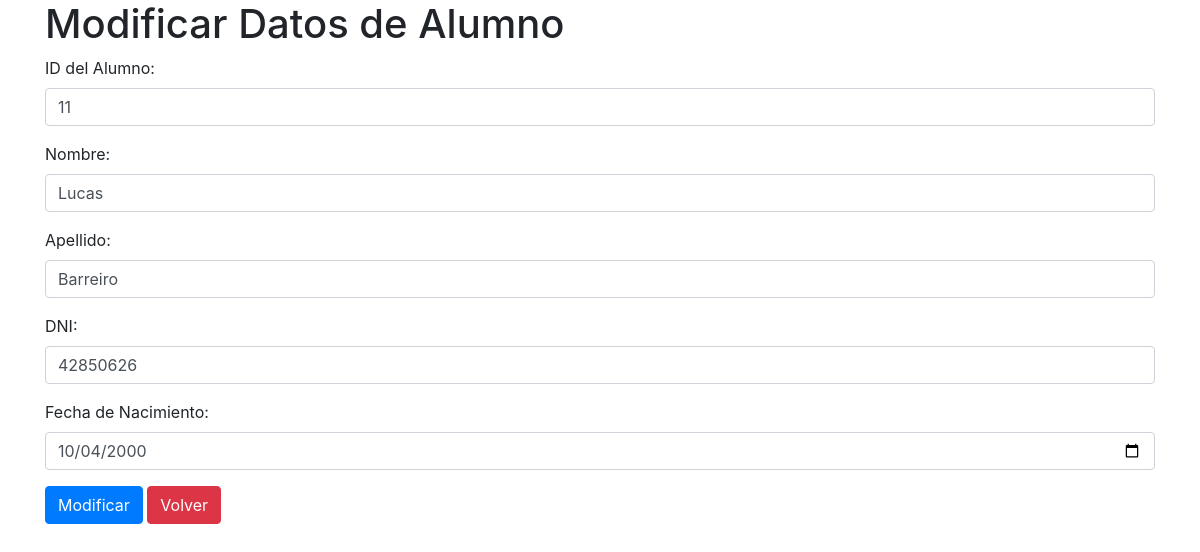
/alumno/updateAlumno.php?id=11, run on the app's committed database.
### tables this page shows
CREATE TABLE IF NOT EXISTS `alumnos` (
  `id` int(10) NOT NULL AUTO_INCREMENT,
  `dni` int(8) NOT NULL,
  `nombre` varchar(30) NOT NULL,
  `apellido` varchar(30) NOT NULL,
  `nacimiento` date NOT NULL,
  PRIMARY KEY (`id`) USING BTREE,
  UNIQUE KEY `unique_dni` (`dni`) USING BTREE
);

### db/db.php (called while the page is built, shortened)
<?php
class db {
private $servername = "localhost";
private $username = "root";
private $password = "hola";
private $dbname = "sistema";
private $conexion;
public function conectar() {
    $this->conexion = new mysqli($this->servername, $this->username, $this->password, $this->dbname);
}
public function connect() {
    return $this->conexion;
}
}
?>

### alumno/updateAlumno.php (the view, shortened to what this page needs)
<?php
$baseDatos = new db();
$baseDatos->conectar();
$datosAlumno = new alumno();
if ($_SERVER["REQUEST_METHOD"] == "POST") {
  $alumnoId = $_POST["alumnoId"];
  $nombre = $_POST["nombre"];
  $apellido = $_POST["apellido"];
  $dni = $_POST["dni"];
  $nacimiento = $_POST["nacimiento"];
  $datosAlumno->updateAlumno($baseDatos, $alumnoId, $nombre, $apellido, $dni, $nacimiento);
} else {
  $alumnoId = $_GET["id"];
  $sql = "SELECT * FROM alumnos WHERE id = $alumnoId";
  $result = $datosAlumno->consultar($baseDatos, $sql);
  if ($result->num_rows > 0) {
    $row = $result->fetch_assoc();
    $nombre = $row["nombre"];
    $apellido = $row["apellido"];
    $dni = $row["dni"];
    $nacimiento = $row["nacimiento"];
  } else {
    echo "No se encontró el alumno.";
    exit;
  }
}
?>
<!DOCTYPE html>
<html>
<head>
  <link rel="stylesheet" href="https://stackpath.bootstrapcdn.com/bootstrap/4.5.2/css/bootstrap.min.css">
</head>
<body>
  <div class="container">
    <h1>Modificar Datos de Alumno</h1>
    <form method="post" action="<?php echo $_SERVER["PHP_SELF"]; ?>">
      <div class="form-group">
        <label for="alumnoId">ID del Alumno:</label>
        <input type="text" class="form-control" id="alumnoId" name="alumnoId" value="<?php echo $alumnoId; ?>" required>
      </div>
      <div class="form-group">
        <label for="nombre">Nombre:</label>
        <input type="text" class="form-control" id="nombre" name="nombre" value="<?php echo $nombre; ?>" required>
      </div>
      <div class="form-group">
        <label for="apellido">Apellido:</label>
        <input type="text" class="form-control" id="apellido" name="apellido" value="<?php echo $apellido; ?>" required>
      </div>
      <div class="form-group">
        <label for="dni">DNI:</label>
        <input type="text" class="form-control" id="dni" name="dni" value="<?php echo $dni; ?>" required>
      </div>
      <div class="form-group">
        <label for="nacimiento">Fecha de Nacimiento:</label>
        <input type="date" class="form-control" id="nacimiento" name="nacimiento" value="<?php echo $nacimiento; ?>" required>
      </div>
      <button type="submit" class="btn btn-primary">Modificar</button>
      <td><a href='../index.php' class='btn btn-danger btn-eliminar'>Volver</a></td>
    </form>
  </div>
</body>
</html>

### data on the page
alumnos: nombre "Lucas", apellido "Barreiro", dni "42850626", nacimiento "10/04/2000"
